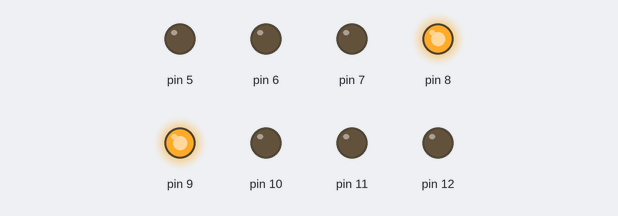
Recording of a sketch running on a simulated Arduino Uno, built with avr-gcc and run on an emulated ATmega328P. Parts: output pins drawn as LEDs (lit = HIGH).

Above: at 0.05 s.
At 0.65 s:
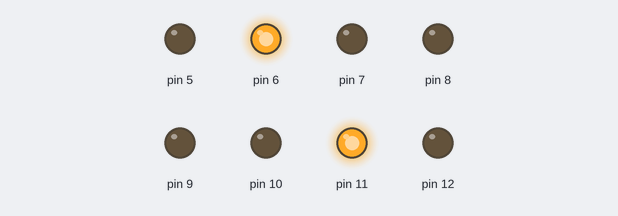
At 1.35 s:
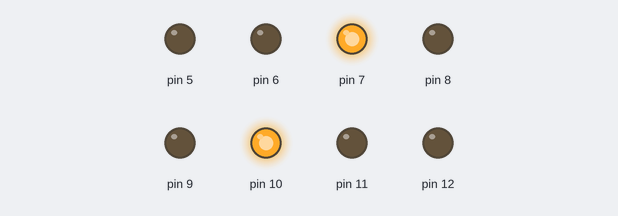
At 2.75 s:
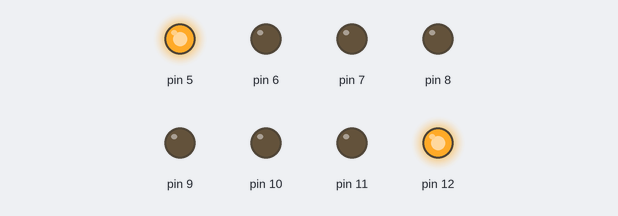
Timing chart, 0 to 3.0 s (numbered marks = the images above):
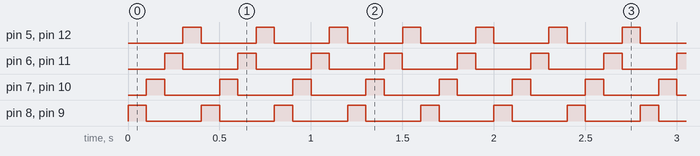

Measured:
- by itself, pin 5–12: alternates HIGH for 0.10 s and LOW for 0.30 s

The sketch:

entradassalidas3a.ino
```cpp
/**********************************************************************************
**                                                                               **
**                                  TÍTOL: Array de 8 Leds "3b"                  **
**                                                                               **
**   Nom: Kevin Steven Bermeo Alvarado                           Data:06/03/2017 **
**********************************************************************************/

//************************* INCLUDE ***********************************************

//********** Variables ********************************************************


//********** Setup ************************************************************
void setup()
{
 pinMode ( 5,OUTPUT );
 pinMode ( 6,OUTPUT );
 pinMode ( 7,OUTPUT );
 pinMode ( 8,OUTPUT );
 pinMode ( 9,OUTPUT );
 pinMode ( 10,OUTPUT );
 pinMode ( 11,OUTPUT );
 pinMode ( 12,OUTPUT );
 }
//********** Loop *************************************************************
void loop()
{
  digitalWrite ( 8 , HIGH);
  digitalWrite ( 9 , HIGH);
  digitalWrite ( 5 , LOW);
  digitalWrite ( 12 , LOW);

  delay(100);
  digitalWrite ( 9 , LOW);
  digitalWrite ( 8 , LOW);
  digitalWrite ( 7 , HIGH);
  digitalWrite ( 10 , HIGH);
  delay(100);
  digitalWrite ( 7 , LOW);
  digitalWrite ( 10 , LOW);
  digitalWrite ( 6 , HIGH);
  digitalWrite ( 11 , HIGH);
  delay(100);
  digitalWrite ( 6 , LOW);
  digitalWrite ( 11 , LOW);
  digitalWrite ( 5, HIGH);
  digitalWrite ( 12 , HIGH);
  delay(100);

}
```
